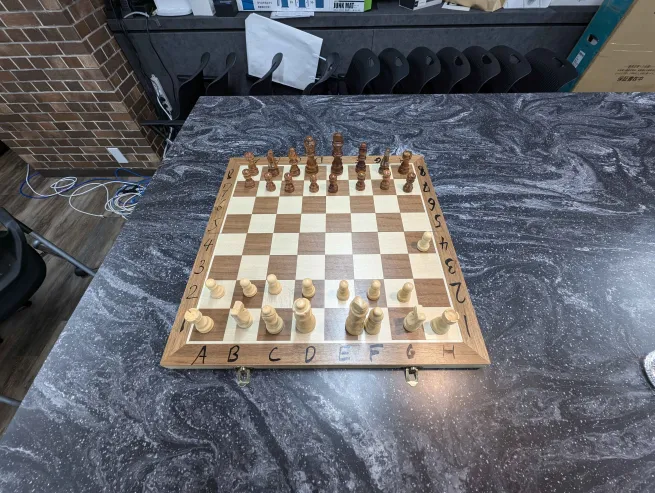
#> input picture future_points/chess/move_1.png, 655 x 493 px
$ python chess_cut.py
#> lines starting #> are read from the running program, lines starting #| are printed output that depends on the picture; after the words box and inside, x2 and y2 are one past the last pixel; in counts of white or black regions, pixels touching at a corner belong together
import cv2
import numpy as np

# これはだめ

# 画像を読み込む
image = cv2.imread('chess/move_1.png')
#> image is the input picture: shape (493, 655, 3); mean B, G, R 107.7, 102.3, 101.4
gray = cv2.cvtColor(image, cv2.COLOR_BGR2GRAY)
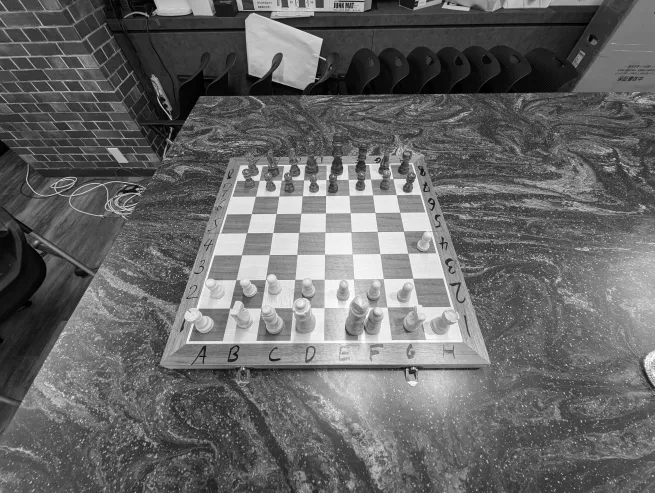
#> gray: shape (493, 655); min 0, max 255, mean 102.7

# エッジを検出
edges = cv2.Canny(gray, 50, 150, apertureSize=3)
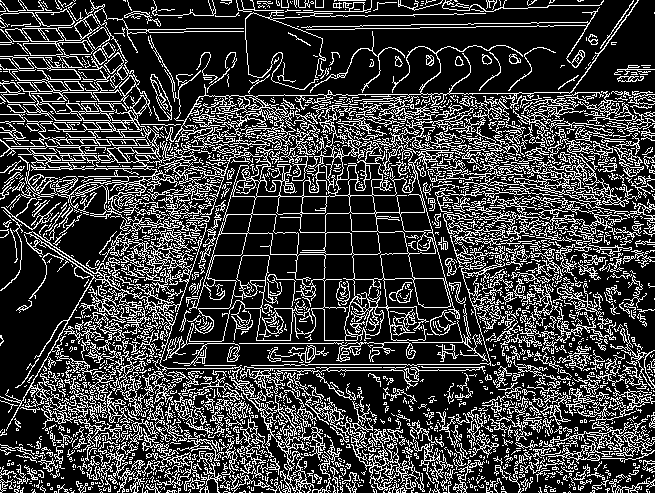
#> edges: shape (493, 655); 24.1% white in thin lines or dots

# 輪郭を検出
contours, _ = cv2.findContours(edges, cv2.RETR_TREE, cv2.CHAIN_APPROX_SIMPLE)
#> contours = 4014 contours, 3516 with area under 20; largest, box (x1, y1, x2, y2) and area: (0, 0, 474, 493) 36790, (324, 211, 409, 280) 2866, (252, 195, 327, 257) 1520, (427, 138, 638, 207) 1512, (148, 0, 639, 149) 1390

# チェス盤を探す
for contour in contours:
    epsilon = 0.1 * cv2.arcLength(contour, True)
    approx = cv2.approxPolyDP(contour, epsilon, True)
    if len(approx) == 4:  # 四角形を探す
        x, y, w, h = cv2.boundingRect(approx)
        chessboard = image[y:y+h, x:x+w]
        break
#> this loop made 7 passes
#> (contour, epsilon, approx, x, y, w, h) on pass 7: ([[569, 491], [568, 492], [569, 491], [570, 492]], 0.566, [[570, 492], [569, 491], [568, 492], [569, 491]], 568, 491, 3, 2)
#> (epsilon, approx) on passes 1 to 6: (0.4, [[563, 492], [565, 492]]), (0.6, [[443, 492], [446, 492]]), (0.4, [[415, 492], [417, 492]]), (0, [[297, 492]]), (0.2, [[261, 492], [262, 492]]), (0.2, [[649, 491], [649, 492]])

# 切り出したチェス盤を表示
cv2.imshow('Chessboard', chessboard)
cv2.waitKey(0)
cv2.destroyAllWindows()

$ run again, with future_points/chess/move_2.png copied over future_points/chess/move_1.png
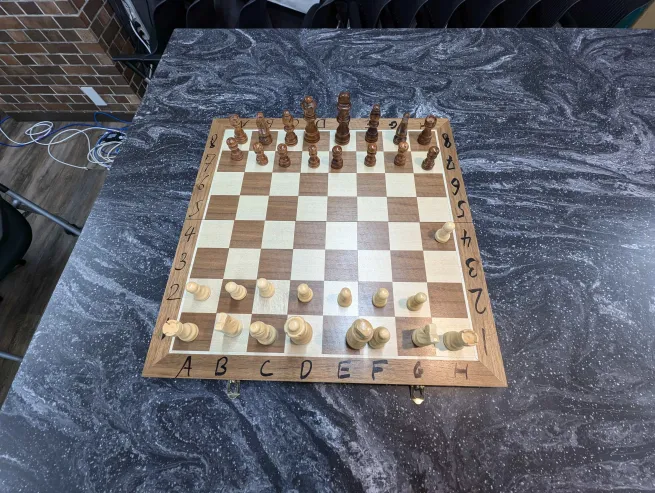
#> input picture future_points/chess/move_2.png, 655 x 493 px
#> image is the input picture: shape (493, 655, 3); mean B, G, R 110.1, 102.2, 100.9
#> `gray = cv2.cvtColor(image, cv2.COLOR_BGR2GRAY)`:
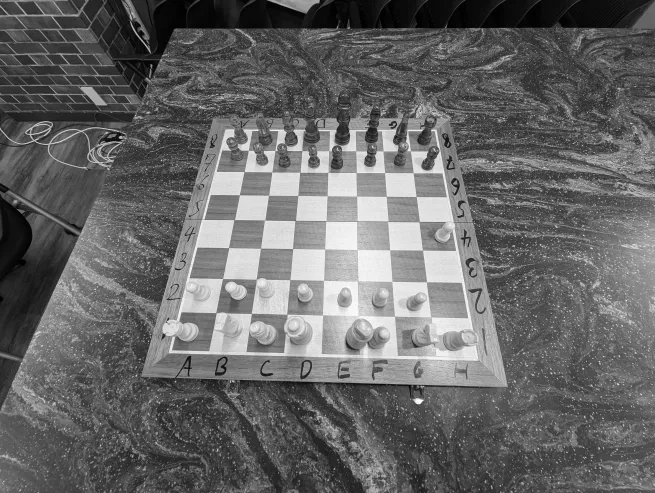
#> gray: shape (493, 655); min 0, max 254, mean 102.7
#> `edges = cv2.Canny(gray, 50, 150, apertureSize=3)`:
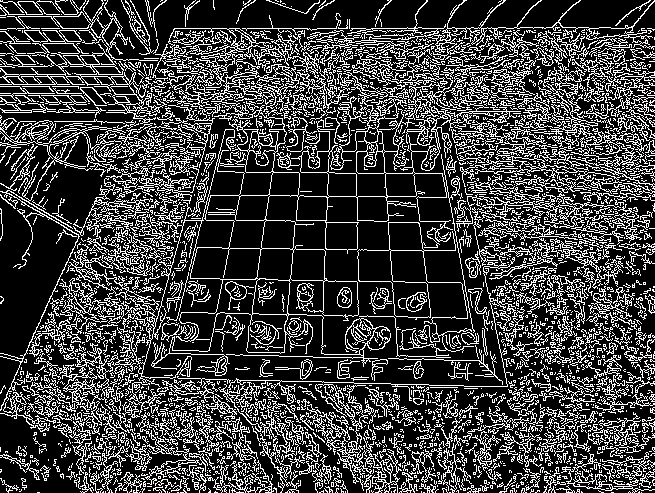
#> edges: shape (493, 655); 25.3% white in thin lines or dots
#> contours = 4518 contours, 4051 with area under 20; largest, box (x1, y1, x2, y2) and area: (66, 67, 521, 387) 25750, (357, 222, 474, 358) 3254, (146, 28, 323, 168) 3054, (0, 0, 167, 124) 2270, (357, 249, 431, 318) 2264
#> the loop `for contour in contours:` made 10 passes
#> (contour, epsilon, approx, x, y, w, h) on pass 10: ([[629, 491], [628, 492], [629, 491], [630, 492]], 0.566, [[630, 492], [629, 491], [628, 492], [629, 491]], 628, 491, 3, 2)
